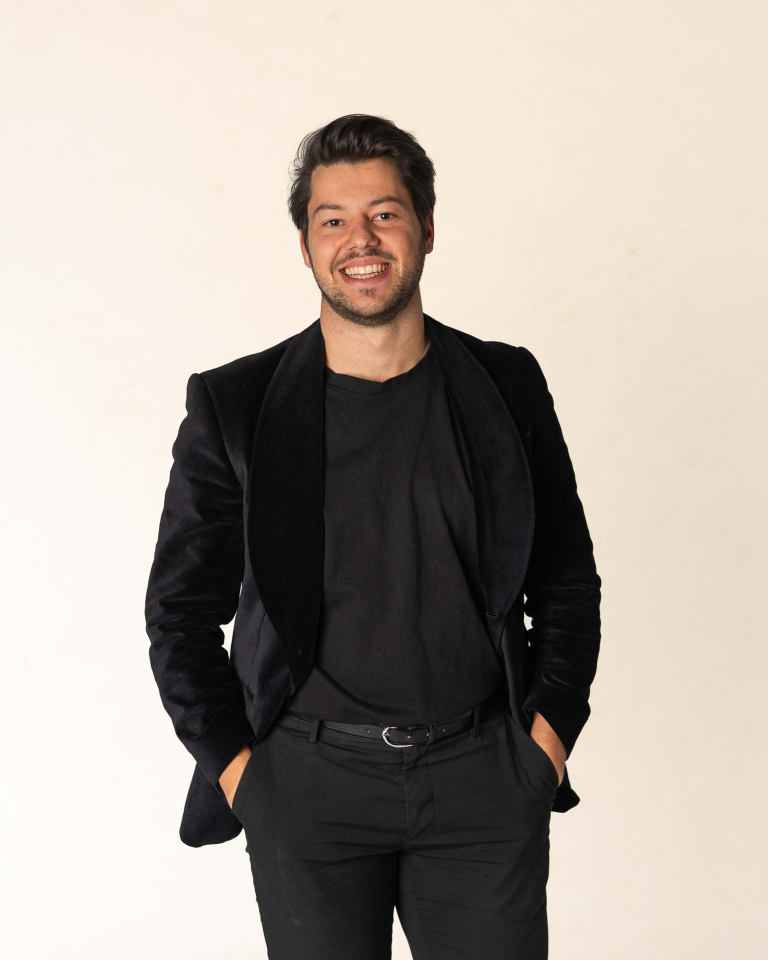
#> input picture assets/team/portrait-06.jpg, 1536 x 1920 px (shown at 1/2 size)
$ python render_feed.py
#> lines starting #> are read from the running program, lines starting #| are printed output that depends on the picture
#!/usr/bin/env python3
"""Satzprobe des Startfeeds Markus Leitner (FEED_FINAL.md, Kapitel 3 und 6).

Rendert die zwoelf Kacheln in Produktionsgroesse, das Profilraster bei 375 pt,
das Storyboard der Signaturfolge Geraten 01 und die Sucher-Overlays.

Nur intern: Die Bilder sind Satzproben aus dem Repo (Status "vorschau"), keine
Kachel darf so veroeffentlicht werden. Nach dem Portraet-Termin werden nur die
Eintraege in QUELLEN ersetzt, Satz und Geometrie bleiben.

Aufruf:  FEED_FONTS=/pfad/zu/fonts python3 render_feed.py
Schriften (nicht im Repo): Newsreader[opsz,wght].ttf und
InstrumentSans[wdth,wght].ttf aus https://github.com/google/fonts (ofl/),
als Newsreader.ttf und InstrumentSans.ttf im Ordner FEED_FONTS.
Die Kursive laedt die Seite von fonts.googleapis.com.
"""
import html
import json
import math
import os
import shutil
import subprocess
from pathlib import Path

import numpy as np
from PIL import Image, ImageFilter

HIER = Path(__file__).resolve().parent
ROOT = HIER.parents[4]
TMP = HIER / "_tmp"
FONTS = Path(os.environ.get("FEED_FONTS", HIER / "fonts"))
CHROME = "/Applications/Google Chrome.app/Contents/MacOS/Google Chrome"

PAPIER, TINTE, HAAR = "#F5F1EA", "#191714", "#AFAAA3"
NACHT, NACHTF, KREIDE = "#141210", "#22201D", "#F1EEE7"
AMBERH, FLAECHE = "#D29754", "#EAE6DD"

POST = (1080, 1350)
REEL = (1080, 1920)
S_REEL = 1.0667  # Umrechnung Post -> Reel-Titelbild (E1)


def laenge(wochen):
    """Ratlinie im Post, MARKUS_MARKE 8.1."""
    w = min(max(wochen, 1), 260)
    return 842 * (0.12 + 0.88 * math.log(w) / math.log(260))


# ---------------------------------------------------------------- Bilder
def portrait_erweitert():
    """portrait-06.jpg mit 900 px Wand oben (nur Satzprobe, Wandton je Spalte
    aus den obersten 40 Zeilen gemittelt). Ohne diese Ergaenzung fehlt dem
    Studiobild der Kopfraum fuer 4:5 und 9:16."""
    ziel = TMP / "p06_ext.jpg"
    if ziel.exists():
        return ziel
    src = Image.open(ROOT / "assets/team/portrait-06.jpg").convert("RGB")
#> src is the input picture: PIL image 1536x1920 RGB; mean R, G, B 172.6, 164.3, 155.5
    w, h = src.size
    a = np.asarray(src).astype(float)
    wand = a[0:40].mean(0, keepdims=True)
#> wand = 1536 rows, first 8: [248.2, 237, 224.8], [248.2, 237, 224.8], [248.2, 237, 224.8], [248.2, 237, 224.8], [248.2, 237, 224.8], [248.2, 237, 224.8], [248.2, 237, 224.8], [248.2, 237, 224.8]
    wand = np.asarray(
        Image.fromarray(wand.astype("uint8")).resize((w, 1)).filter(ImageFilter.BoxBlur(30))
    ).astype(float)
#> wand = 1536 rows, first 8: [248, 236, 224], [248, 236, 224], [248, 236, 224], [248, 236, 224], [248, 236, 224], [248, 236, 224], [248, 236, 224], [248, 236, 224]
    ext = np.repeat(wand, 900, axis=0)
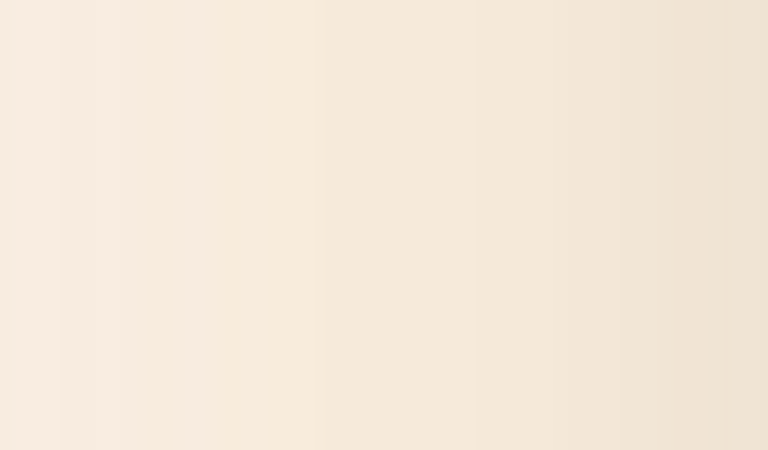
#> ext: shape (900, 1536, 3) float64 (shown at 1/2 size); mean of channels 0, 1, 2 245.6, 233.5, 218.6; drawn as R, G, B
    out = np.concatenate([ext, a], 0).astype("uint8")
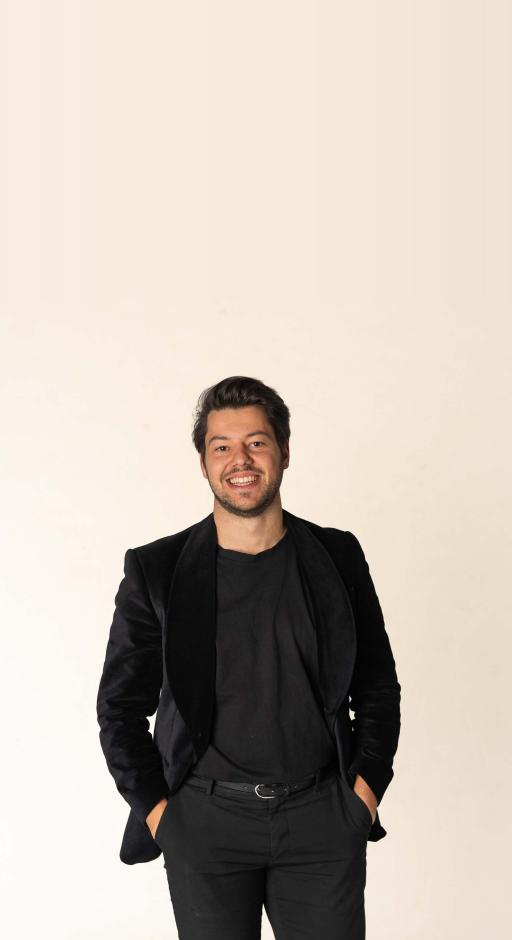
#> out: shape (2820, 1536, 3) (shown at 1/3 size); mean of channels 0, 1, 2 195.9, 186.4, 175.6; drawn as R, G, B
    Image.fromarray(out).save(ziel, quality=95)
    return ziel


# ---------------------------------------------------------------- SVG-Bausteine
def t(x, y, size, text, fam="NR", w=400, fill=TINTE, anchor="start", italic=False, tnum=False, wdth=None):
    stil = [f"font-size:{size}px", f"font-weight:{w}"]
    if fam == "NR":
        stil.append("font-family:" + ("'Newsreader'" if italic else "NR"))
        if italic:
            stil.append("font-style:italic")
    else:
        stil.append("font-family:IS")
    if tnum:
        stil.append("font-feature-settings:'tnum' 1")
    if wdth:
        stil.append(f"font-variation-settings:'wdth' {wdth}")
    return (f'<text x="{x}" y="{y}" fill="{fill}" text-anchor="{anchor}" '
            f'style="{";".join(stil)}">{text}</text>')


def zahl(x, y, gross, einheit, groesse, fill):
    """Kennzahl in Newsreader, Einheit in Instrument Sans 0,42fach, 24 px Abstand."""
    e = round(groesse * 0.42)
    return (f'<text x="{x}" y="{y}" fill="{fill}">'
            f'<tspan style="font-family:NR;font-size:{groesse}px">{html.escape(gross)}</tspan>'
            f'<tspan dx="24" style="font-family:IS;font-weight:500;font-size:{e}px">{html.escape(einheit)}</tspan></text>')


def rect(x, y, w, h, fill):
    return f'<rect x="{x}" y="{y}" width="{w}" height="{h}" fill="{fill}"/>'


def foto(href, dst, src, ton=True):
    """dst=(x,y,w,h) in der Kachel, src=(sx,sy,sw) in der Quelle; sh folgt aus dem Seitenverhaeltnis."""
    x, y, w, h = dst
    sx, sy, sw = src
    sh = sw * h / w
    filt = ' filter="url(#ton)"' if ton else ""
    return (f'<svg x="{x}" y="{y}" width="{w}" height="{h}" viewBox="{sx:.1f} {sy:.1f} {sw:.1f} {sh:.1f}" '
            f'preserveAspectRatio="none"><image href="{href}"{filt}/></svg>')


VERSAL_IS = 0.72  # Versalhoehe Instrument Sans (OS/2 sCapHeight 720 bei 1000 upm)


def ratlinie_post(L, etikett=None, stand=False, farbe=AMBERH, text=KREIDE):
    """Strecke: Ratstrich 8 x 72 auf der Linie y 1231, Etikett darueber auf y 1196.
    Stand: kein Linienzug; das Etikett steht mit der Grundlinie auf y 1235 (Unterkante
    der Linie), der Ratstrich genau in Versalhoehe daneben (8 x 66, y 1169 bis 1235),
    24 px Abstand. So liest er sich als Satzzeichen des Etiketts, nicht als Cursor."""
    if stand:
        h = round(92 * VERSAL_IS)
        s = rect(119, 1235 - h, 8, h, farbe)
        if etikett:
            s += t(151, 1235, 92, etikett, fam="IS", w=500, fill=text, tnum=True)
        return s
    s = rect(119, 1195, 8, 72, farbe)
    s += rect(119, 1227, round(L), 8, farbe) + rect(119 + round(L) - 8, 1207, 8, 48, farbe)
    if etikett:
        s += t(151, 1196, 92, etikett, fam="IS", w=500, fill=text, tnum=True)
    return s


def ratlinie_reel(L_post, etikett, farbe=AMBERH, text=KREIDE):
    L = round(L_post * S_REEL)
    s = rect(91, 1515, 9, 77, farbe) + rect(91, 1549, L, 9, farbe) + rect(91 + L - 9, 1528, 9, 51, farbe)
    return s + t(125, 1516, 141, etikett, fam="IS", w=500, fill=text, tnum=True)


def motiv(x, y, zeilen, size=32):
    return "".join(t(x, y + i * round(size * 1.35), size, html.escape(z), fam="IS", fill=TINTE)
                   for i, z in enumerate(zeilen))


DEFS = """<defs><filter id="ton" color-interpolation-filters="sRGB"><feComponentTransfer>
<feFuncR type="linear" slope="0.863" intercept="0.098"/>
<feFuncG type="linear" slope="0.855" intercept="0.090"/>
<feFuncB type="linear" slope="0.840" intercept="0.078"/>
</feComponentTransfer></filter></defs>"""


def seite(svg_inhalt, groesse):
    """Die Grafik bleibt unsichtbar, bis alle Schriften geladen sind. Sonst malt Chrome
    headless einzelne 256-px-Kacheln mit der Ersatzschrift und aktualisiert sie nicht
    (Befund R11: Folio in k10 auf "Verbueche" abgeschnitten). Danach schreibt die Seite
    die Masse aller Textzeilen in #mass, die pruefe_satz() liest."""
    w, h = groesse
    return f"""<!doctype html><html><head><meta charset="utf-8">
<link rel="stylesheet" href="https://fonts.googleapis.com/css2?family=Newsreader:ital,opsz,wght@1,6..72,400&display=block">
<style>
@font-face{{font-family:NR;src:url('{(FONTS / "Newsreader.ttf").as_uri()}');font-weight:200 800;}}
@font-face{{font-family:IS;src:url('{(FONTS / "InstrumentSans.ttf").as_uri()}');font-weight:400 700;font-stretch:75% 100%;}}
html,body{{margin:0;background:{PAPIER}}} text{{font-optical-sizing:auto;font-kerning:normal}}
svg.warte{{visibility:hidden}} #mass{{display:none}}
</style></head><body>
<svg class="warte" xmlns="http://www.w3.org/2000/svg" width="{w}" height="{h}" viewBox="0 0 {w} {h}">{DEFS}{svg_inhalt}</svg>
<script>
document.fonts.load("92px NR");document.fonts.load("500 92px IS");
document.fonts.ready.then(() => {{
  const svg = document.querySelector("svg");
  const m = [...svg.querySelectorAll("text")].map(e => {{ const b = e.getBBox();
    return [e.textContent, b.x, b.y, b.width, b.height]; }});
  const pre = document.createElement("pre"); pre.id = "mass"; pre.textContent = JSON.stringify(m);
  document.body.appendChild(pre); svg.classList.remove("warte");
}});
</script>
</body></html>"""


def chrome(html_text, name, groesse, dpr=1):
#> called with name = 'k01', groesse = (1080, 1350), dpr = 1
    TMP.mkdir(exist_ok=True)
    p = TMP / f"{name}.html"
    p.write_text(html_text, encoding="utf-8")
    png = TMP / f"{name}.png"
    subprocess.run([CHROME, "--headless=new", "--disable-gpu", "--hide-scrollbars",
                    "--run-all-compositor-stages-before-draw",
                    f"--force-device-scale-factor={dpr}", f"--window-size={groesse[0]},{groesse[1]}",
                    "--virtual-time-budget=9000", "--allow-file-access-from-files",
                    f"--screenshot={png}", p.as_uri()], check=True,
                   stdout=subprocess.DEVNULL, stderr=subprocess.DEVNULL)
#> (this line was passed over: subprocess is not available in this run)
    return png


# [33 lines left out: functions masse, pruefe_satz, not called in this run]


# ---------------------------------------------------------------- Kacheln
def kacheln():
    P = portrait_erweitert().as_uri()
    ROOM = (ROOT / "assets/img/maxingstrasse-zimmer.jpg").as_uri()
    # Augen im Original y 435, Nasenachse x 740; im erweiterten Bild y + 900
    AUGE, NASE = 1335, 740

    def p_crop(s, nase_x, auge_y, breite):
        return (NASE - nase_x / s, AUGE - auge_y / s, breite / s)

    reel_nah = p_crop(1.19, 540, 917, 1080)
    k = {}

    k["k01"] = (POST, rect(0, 0, 1080, 1350, PAPIER) + rect(0, 400, 1080, 871, FLAECHE)
                + rect(0, 1230, 1080, 2, HAAR) + rect(750, 400, 2, 830, HAAR)
                + rect(0, 1080, 1080, 191, NACHTF)
                + motiv(151, 470, ["Bildlücke A1. Haustor seines Bürohauses in 1190,",
                                   "frontal, Kamera 1,20 m, Laibung auf der Spaltenlinie,",
                                   "Schwelle auf der Linie, Sockel dunkel."])
                + t(119, 190, 92, "Ein Zinshaus") + t(119, 286, 92, "in Sievering.")
                + ratlinie_post(laenge(11), "11 Wochen")
                + t(119, 1318, 32, "Verbüchert 01", fam="IS"))

    k["k02"] = (REEL, foto(P, (0, 0, 1080, 1920), reel_nah)
                + ratlinie_reel(laenge(104), "2 Jahre")
                + t(989, 1646, 34, "Geraten 01", fam="IS", fill=KREIDE, anchor="end"))

    k["k03"] = (POST, foto(P, (0, 0, 1080, 1350), p_crop(1.27, 540, 660, 1080))
                + t(119, 190, 92, "Geraten.") + t(119, 286, 92, "Staffel 1: Erbe.")
                + t(119, 1318, 48, "Dienstags um 11 Uhr.", fill=KREIDE))

    k["k04"] = (POST, rect(0, 0, 1080, 1350, NACHT)
                + t(119, 190, 92, "Meine Provision.", fill=KREIDE)
                + zahl(119, 930, "X,X", "Prozent", 220, KREIDE)
                + ratlinie_post(0, "Stand Nov. 2026", stand=True)
                + t(119, 1318, 32, "Vor der Unterschrift 02", fam="IS", fill=KREIDE))

    k["k05"] = (POST, rect(0, 0, 1080, 1350, PAPIER)
                + foto(P, (0, 400, 1080, 871), p_crop(1.22, 700, 300, 1080))
                + t(119, 190, 92, "Muss ich jetzt", italic=True) + t(119, 286, 92, "verkaufen?", italic=True)
                + t(961, 1318, 32, "Sprechstunde Sievering 01, 1 von 6", fam="IS", anchor="end", tnum=True))

    k["k06"] = (REEL, foto(P, (0, 0, 1080, 1920), reel_nah)
                + ratlinie_reel(laenge(39), "X Monate")
                + t(989, 1646, 34, "Geraten 04", fam="IS", fill=KREIDE, anchor="end"))

    k["k07"] = (POST, rect(0, 0, 1080, 1350, PAPIER) + rect(0, 400, 1080, 871, FLAECHE)
                + rect(0, 1230, 1080, 2, HAAR) + rect(960, 640, 2, 440, HAAR)
                + rect(0, 1080, 1080, 191, NACHTF)
                + motiv(151, 470, ["Bildlücke A2. Stiege seines Bürohauses,",
                                   "frontal, Anfängerpfosten auf der Spaltenlinie,",
                                   "Fußbodenlinie auf der Linie, Sockel dunkel."])
                + zahl(119, 290, "X.XXX", "€/m²", 176, TINTE)
                + t(119, 362, 48, "Zinshaus in Döbling.")
                + ratlinie_post(0, "Stand März 2026", stand=True)
                + t(119, 1318, 32, "Quelle: [Bericht, Seite]", fam="IS")
                + t(961, 1318, 32, "Stand Döbling 01, 1 von 6", fam="IS", anchor="end", tnum=True))

    k["k08"] = (REEL, rect(0, 0, 1080, 1920, FLAECHE) + rect(0, 1552, 1080, 2, HAAR)
                + motiv(91, 760, ["Bildlücke S3-weit. Öffentlicher Ort, den er nennt.",
                                  "Er sitzt rechts auf einer Mauer, höchstens ein",
                                  "Viertel der Kachelhöhe, Mauerkrone auf der Linie."], 34)
                + t(91, 443, 98, "Ortsname.") + t(91, 520, 51, "Älter als jeder Verkauf hier.")
                + t(91, 1646, 34, "Alteingesessen 01", fam="IS"))

    k["k09"] = (REEL, foto(P, (0, 0, 1080, 1920), reel_nah)
                + ratlinie_reel(laenge(6), "X Wochen")
                + t(989, 1646, 34, "Geraten 03", fam="IS", fill=KREIDE, anchor="end"))

    k["k10"] = (POST, rect(0, 0, 1080, 1350, NACHT)
                + zahl(119, 930, "8", "Prozent", 220, KREIDE)
                + t(119, 1016, 48, "über der Erstschätzung.", fill=KREIDE)
                + ratlinie_post(laenge(22), "X Monate")
                + t(119, 1318, 32, "Verbüchert 02, Währing", fam="IS", fill=KREIDE))

    # Raumprobe: Bodenlinie der Rueckwand im Original y 785 liegt auf y 1231
    k["k11"] = (POST, rect(0, 0, 1080, 1350, PAPIER)
                + foto(ROOM, (0, 400, 1080, 871), (214, 785 - 831 * 992 / 1080, 992))
                + t(119, 190, 92, "Zuerst lese ich") + t(119, 286, 92, "das Grundbuch.")
                + t(119, 1318, 32, "Vor der Unterschrift 01, 1 von 7", fam="IS", tnum=True))

    k["k12"] = (REEL, foto(P, (0, 0, 1080, 1920), reel_nah)
                + t(91, 1516, 141, "Eine Woche.", fill=KREIDE)
                + t(989, 1646, 34, "Geraten 02", fam="IS", fill=KREIDE, anchor="end"))
    return k


# [101 lines left out: functions wortmarke, endkarte, untertitel, storyboard_frames, overlay, not called in this run]


# ---------------------------------------------------------------- Ausgabe
def main():
    TMP.mkdir(exist_ok=True)
    kach = kacheln()
    pfade, fehler = {}, []
    for name, (gr, inhalt) in kach.items():
        png = chrome(seite(inhalt, gr), name, gr)
        jpg = HIER / f"{name}.jpg"
#> (the run stopped early here; a loop or call above may not have finished)

$ run again, with assets/team/portrait-01.jpg copied over assets/team/portrait-06.jpg
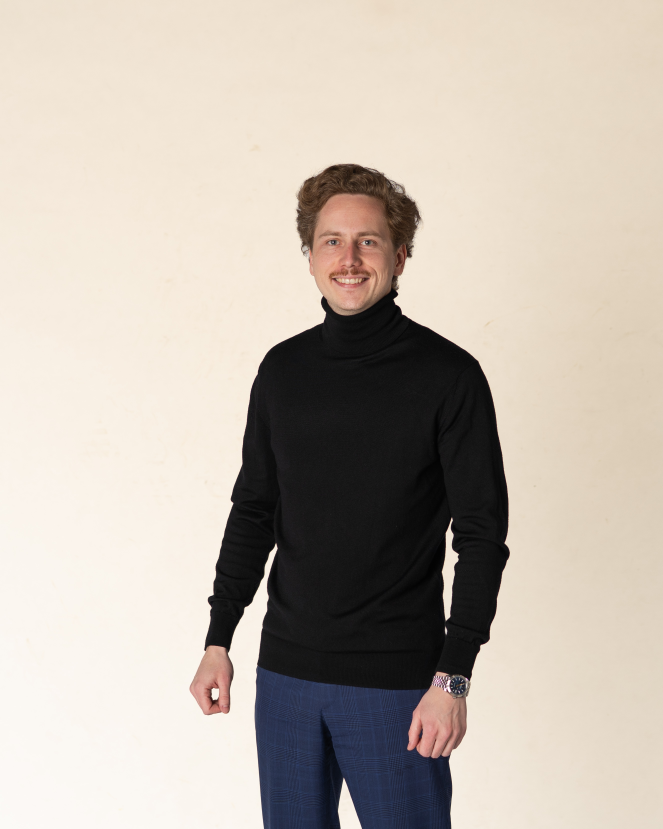
#> input picture assets/team/portrait-01.jpg, 2652 x 3315 px (shown at 1/4 size)
#> in portrait_erweitert, src is the input picture: PIL image 2652x3315 RGB; mean R, G, B 191.8, 182.4, 172.1
#> in portrait_erweitert, `wand = a[0:40].mean(0, keepdims=True)`: wand = 2652 rows, first 8: [236.8, 225.4, 208.2], [236.7, 225.3, 208.1], [236.7, 225.3, 208.1], [236.6, 225.2, 208], [236.4, 225.1, 207.8], [236.2, 224.8, 207.6], [236.2, 224.8, 207.6], [236.4, 225, 207.8]
#> in portrait_erweitert, `wand = np.asarray( Image.fromarray(wand.astype("uint8")).resize((w, 1)..`: wand = 2652 rows, first 8: [236, 225, 208], [236, 225, 208], [236, 225, 208], [236, 225, 208], [236, 224, 208], [236, 224, 208], [236, 224, 208], [236, 224, 208]
#> in portrait_erweitert, `ext = np.repeat(wand, 900, axis=0)`:
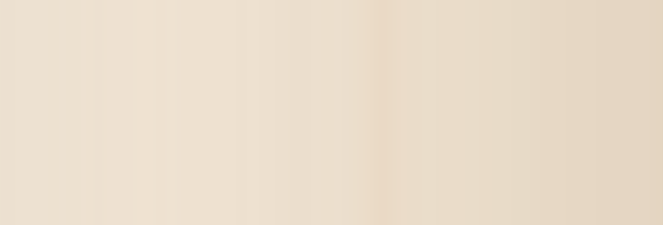
#> ext: shape (900, 2652, 3) float64 (shown at 1/4 size); mean of channels 0, 1, 2 234.6, 221.1, 203.3; drawn as R, G, B
#> in portrait_erweitert, `out = np.concatenate([ext, a], 0).astype("uint8")`:
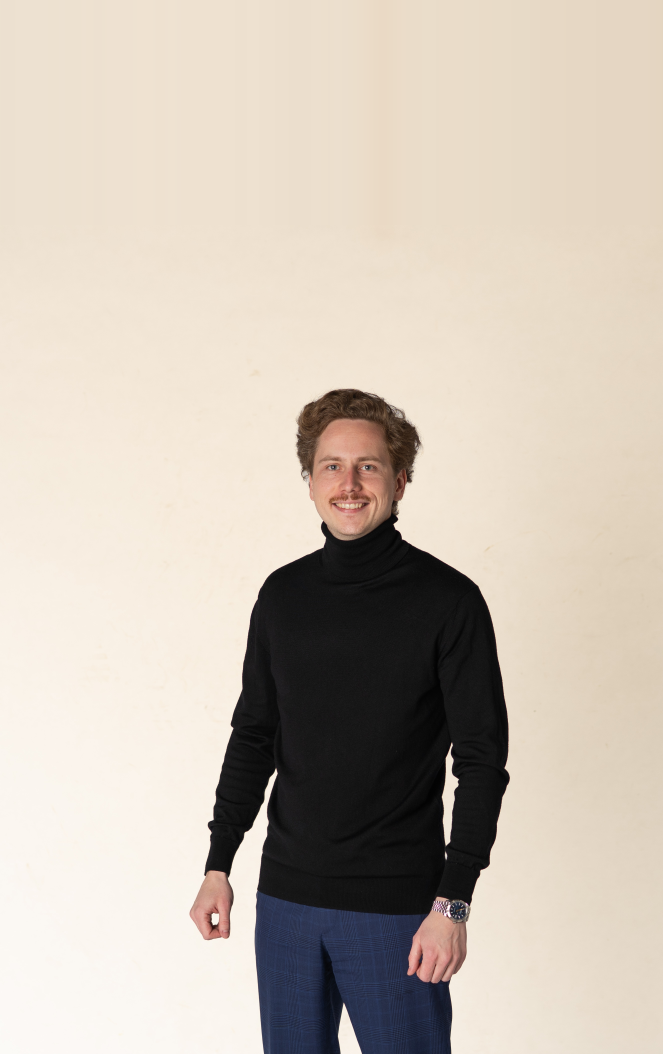
#> out: shape (4215, 2652, 3) (shown at 1/4 size); mean of channels 0, 1, 2 201, 190.7, 178.7; drawn as R, G, B
